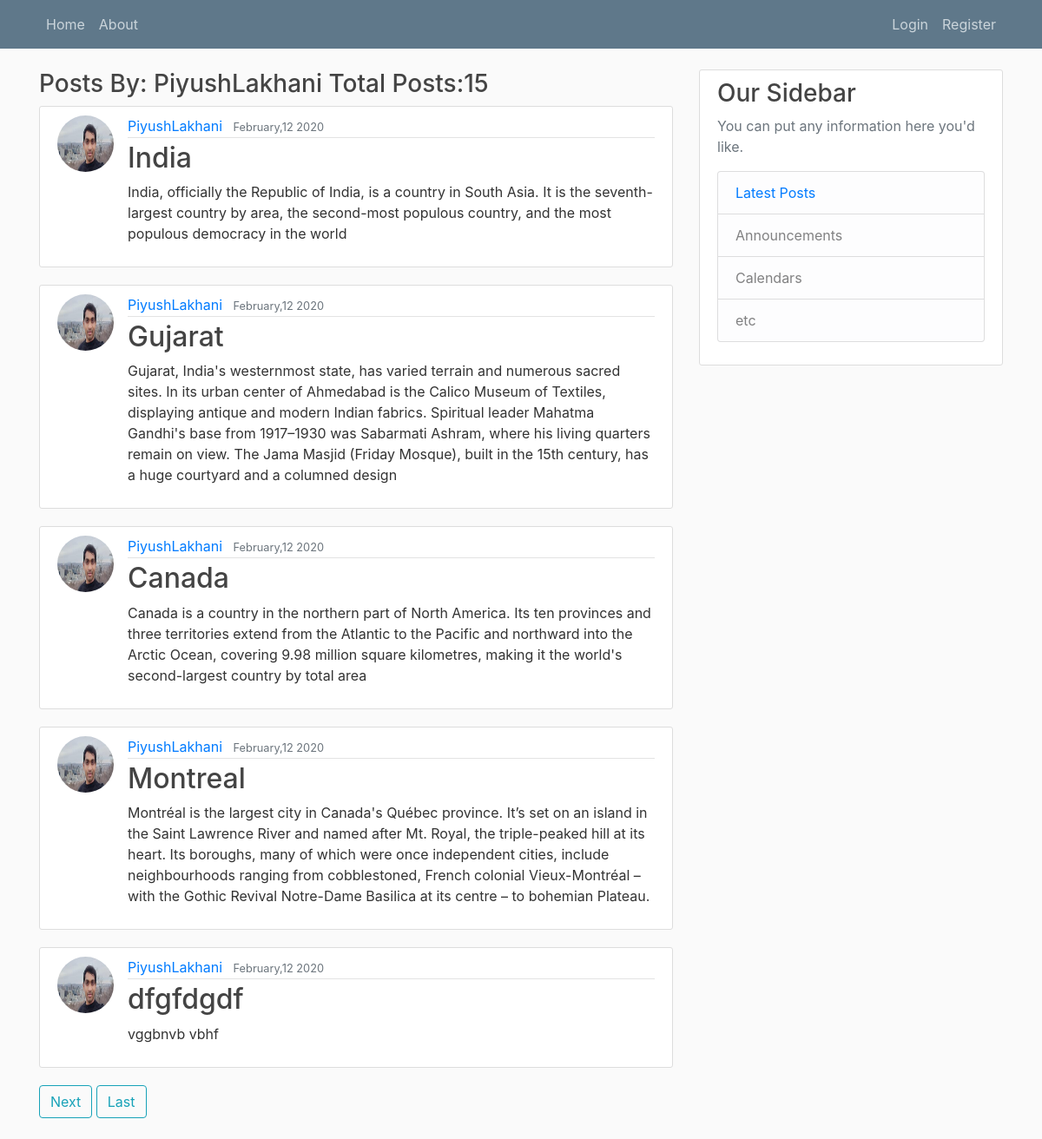
Screenshot of /user/PiyushLakhani with the database file from the repository.
### webblog/models.py (models this page shows, shortened)
class Post(models.Model):
    title=models.CharField(max_length=100)
    content = models.TextField()
    date_posted=models.DateTimeField(default=timezone.now)
    author=models.ForeignKey(User, on_delete=models.CASCADE)

### users/models.py (models this page shows, shortened)
class profile(models.Model):
	user=models.OneToOneField(User,on_delete=models.CASCADE)
	image=models.ImageField(default='profile_pic/person.jpg',upload_to='profile_pic')
	email=models.TextField()      #email=models.CharField(max_length=80)
	city=models.TextField()	 #city=models.CharField(max_length=40)

### webblog/views.py (the view)
# urls.py: path('user/<str:username>', UserListview.as_view(), name='user-posts'),
class UserListview(ListView): # similar to above listview but it will show all post of specific user when we click on its name
    model = Post
    template_name = 'specificUser_post.html'
    context_object_name = 'posts'
    paginate_by = 5
    def get_queryset(self):    # it's default method
        user=get_object_or_404(User, username=self.kwargs.get('username'))   # to get username
        return Post.objects.filter(author=user).order_by('-date_posted')

### templates/specificUser_post.html (shortened to what this page needs)
{% extends "base.html" %}
{% block content %}
        <h3 clas="mb-3">Posts By: {{ view.kwargs.username }}  Total Posts:{{ page_obj.paginator.count }}</h3>
        {% for post in posts %}
	  <article class="media content-section">
	  <img class="rounded-circle article-img" src="{{ post.author.profile.image.url }}">
	  <div class="media-body">
	    <div class="article-metadata">
	      <a class="mr-2" href="{% url 'user-posts' post.author.username %}">{{ post.author }}</a>
	      <small class="text-muted">{{ post.date_posted|date:"F,d Y" }}</small>
	    </div>
	    <h2><a class="article-title" href="{% url 'post_detail' post.id %}">{{ post.title }}</a></h2>
	    <p class="article-content">{{ post.content }}</p>
	  </div>
	</article>
    {% endfor %}
<div class=" ml-10 ">   <!---mychoi to make all buttons in center challenge yourself to do so->
	{% if is_paginated %}
		{% if page_obj.has_next %}
			<a class="btn btn-outline-info mb-4 " href="?page={{ page_obj.next_page_number }}">Next</a>
			<a class="btn btn-outline-info mb-4 " href="?page={{ page_obj.paginator.num_pages }}">Last</a>
		{% endif %}
	{% endif %}
</div>
{% endblock content %}

### static/main.css (style rules this page uses)
body { background: #fafafa; color: #333333; margin-top: 5rem; }
h1, h2, h3, h4, h5, h6 { color: #444444; }
.content-section { background: #ffffff; padding: 10px 20px; border: 1px solid #dddddd; border-radius: 3px; margin-bottom: 20px; }
.article-title { color: #444444; }
.article-content { white-space: pre-line; }
.article-img { height: 65px; width: 65px; margin-right: 16px; }
.article-metadata { padding-bottom: 1px; margin-bottom: 4px; border-bottom: 1px solid #e3e3e3 }

### rows the page displays
Post: author.profile.image (picture), author "PiyushLakhani", date_posted "February,12 2020", title "India", content "India, officially the Republic of India, is a country in South Asia. It is the seventh-largest country by area, the second-most populous country, and the most populous democracy in the world"
Post: author.profile.image (picture), author "PiyushLakhani", date_posted "February,12 2020", title "Gujarat", content "Gujarat, India's westernmost state, has varied terrain and numerous sacred sites. In its urban center of Ahmedabad is the Calico Museum of Textiles, displaying antique and modern Indian fabrics. Spiritual leader Mahatma Gandhi's base from 1917–1930 was Sabarmati Ashram, where his living quarters remain on view. The Jama Masjid (Friday Mosque), built in the 15th century, has a huge courtyard and a columned design"
Post: author.profile.image (picture), author "PiyushLakhani", date_posted "February,12 2020", title "Canada", content "Canada is a country in the northern part of North America. Its ten provinces and three territories extend from the Atlantic to the Pacific and northward into the Arctic Ocean, covering 9.98 million square kilometres, making it the world's second-largest country by total area"
Post: author.profile.image (picture), author "PiyushLakhani", date_posted "February,12 2020", title "Montreal", content "Montréal is the largest city in Canada's Québec province. It’s set on an island in the Saint Lawrence River and named after Mt. Royal, the triple-peaked hill at its heart. Its boroughs, many of which were once independent cities, include neighbourhoods ranging from cobblestoned, French colonial Vieux-Montréal – with the Gothic Revival Notre-Dame Basilica at its centre – to bohemian Plateau."
Post: author.profile.image (picture), author "PiyushLakhani", date_posted "February,12 2020", title "dfgfdgdf", content "vggbnvb vbhf"

### other values shown
{{ view.kwargs.username }} "PiyushLakhani"
{{ page_obj.paginator.count }} "15"
